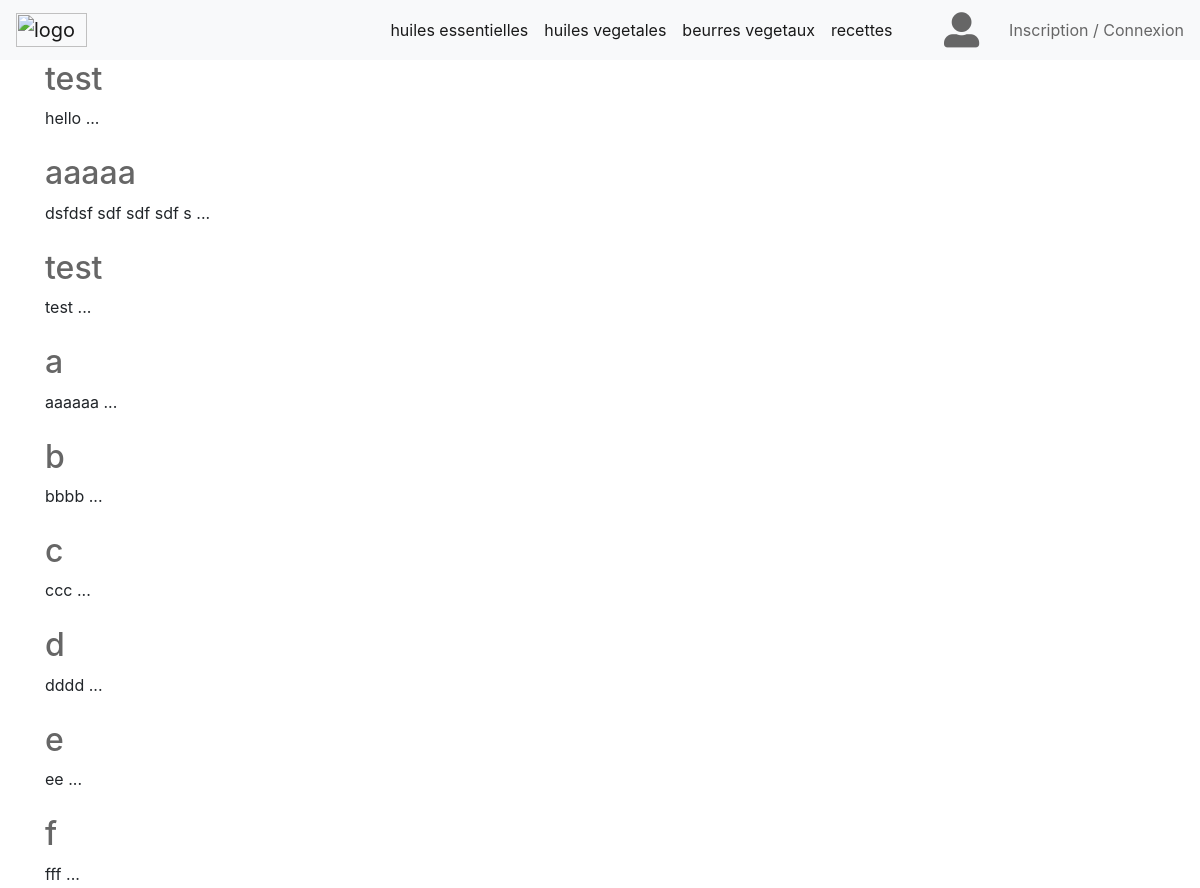
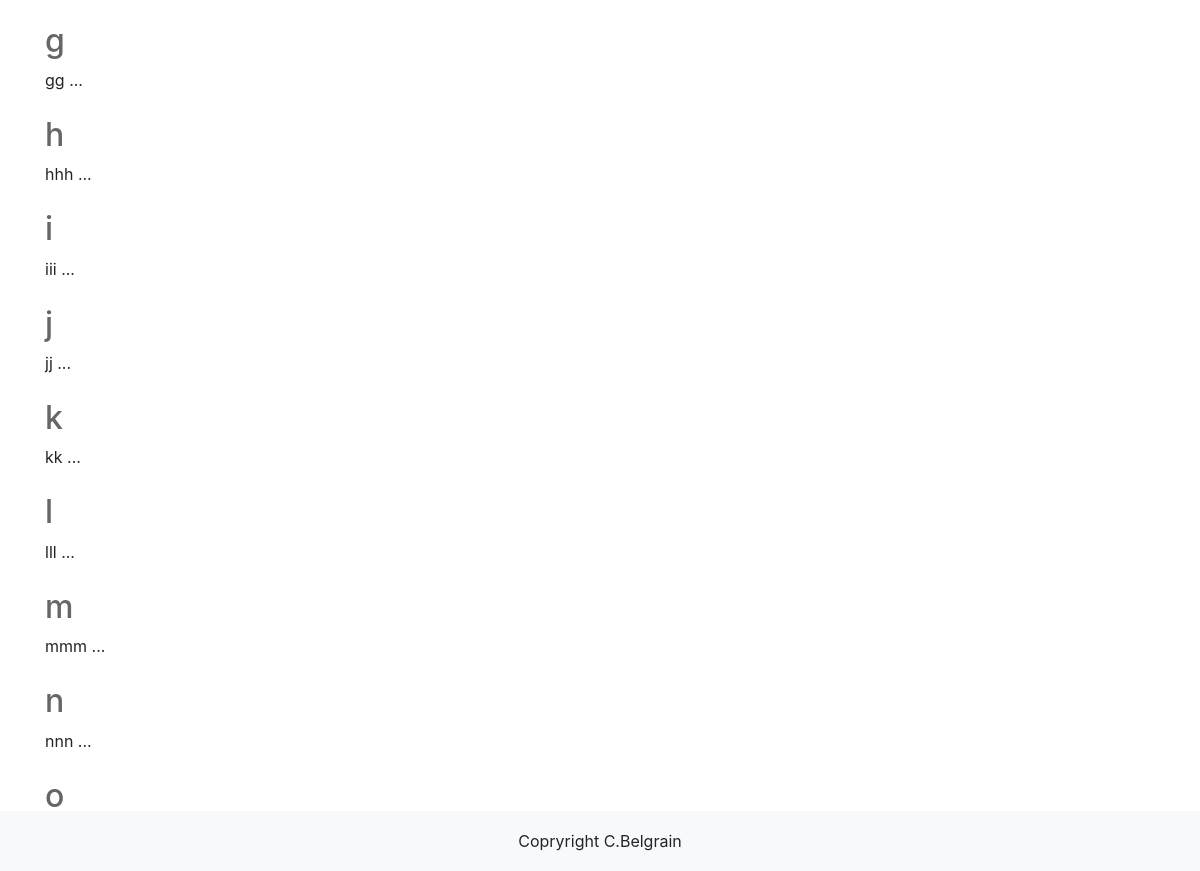
/?page=cat&cat=1, run on the app's committed database (2 pictures, top to bottom).
### tables this page shows
CREATE TABLE `categories` (
  `c_id` int(11) NOT NULL,
  `nom_cat` varchar(50) NOT NULL,
  `active` int(11) NOT NULL
);

CREATE TABLE `articles` (
  `a_id` int(11) NOT NULL,
  `titre` varchar(255) NOT NULL,
  `contenu` mediumtext NOT NULL,
  `img` varchar(100) NOT NULL,
  `actif` int(1) NOT NULL,
  `id_user` int(11) NOT NULL,
  `id_cat` int(11) NOT NULL
);

### controleurs/categories.class.php (called while the page is built, shortened)
<?php
include 'models/categories.model.php';
class Categories {
    private $result;
    public function controleCategorie($pdo){
        if(isset($_GET['page'])){
            $this->categorie = new CategoriesModel();
            $this->result = $this->categorie->getCategorie($pdo);
        }
        return $this->result;
    }
}
?>

### models/categories.model.php (the view, shortened to what this page needs)
<?php
class CategoriesModel {
    public function getCategorie($pdo){
        $this->cat = $pdo->query("SELECT * FROM articles WHERE id_cat=".$_GET['cat']);
        $this->result = '';
		while ($row = $this->cat->fetch()) {
			$this->result.= '
			<a href="?page=article&article='.$row['a_id'].'"><h2>'.$row['titre'].'</h2></a>
			<div> '.substr($row['contenu'],0, 20).' ...</div>	<br>
			';
		}
        return $this->result;
    }
}
?>

### controleurs/general.class.php (shortened to what this page needs)
<?php
class General {
    public function menu($pdo){
        $this->cat = $pdo->query("SELECT * FROM categories");
        $this->result = '';
        while ($row = $this->cat->fetch()) {
            $this->result.= '  <li class="nav-item active">
                                    <a class="nav-link" href="?page=cat&cat='.$row['c_id'].'">'.$row['nom_cat'].'</a>
                                </li>';
        }
        return $this->result;
    }
}
?>

### assets/css/style.css (style rules this page uses)
html { position: relative; min-height: 100%; }
a, a:hover, a:visited { color: #666; }

### data on the page
categories: nom_cat "huiles essentielles"
categories: nom_cat "huiles vegetales"
categories: nom_cat "beurres vegetaux"
categories: nom_cat "recettes"
articles: titre "test", contenu "hello"
articles: titre "aaaaa", contenu "dsfdsf sdf sdf sdf s"
articles: titre "test", contenu "test"
articles: titre "a", contenu "aaaaaa"
articles: titre "b", contenu "bbbb"
articles: titre "c", contenu "ccc"
articles: titre "d", contenu "dddd"
articles: titre "e", contenu "ee"
articles: titre "f", contenu "fff"
articles: titre "g", contenu "gg"
articles: titre "h", contenu "hhh"
articles: titre "i", contenu "iii"
articles: titre "j", contenu "jj"
articles: titre "k", contenu "kk"
articles: titre "l", contenu "lll"
articles: titre "m", contenu "mmm"
articles: titre "n", contenu "nnn"
articles: titre "o"
